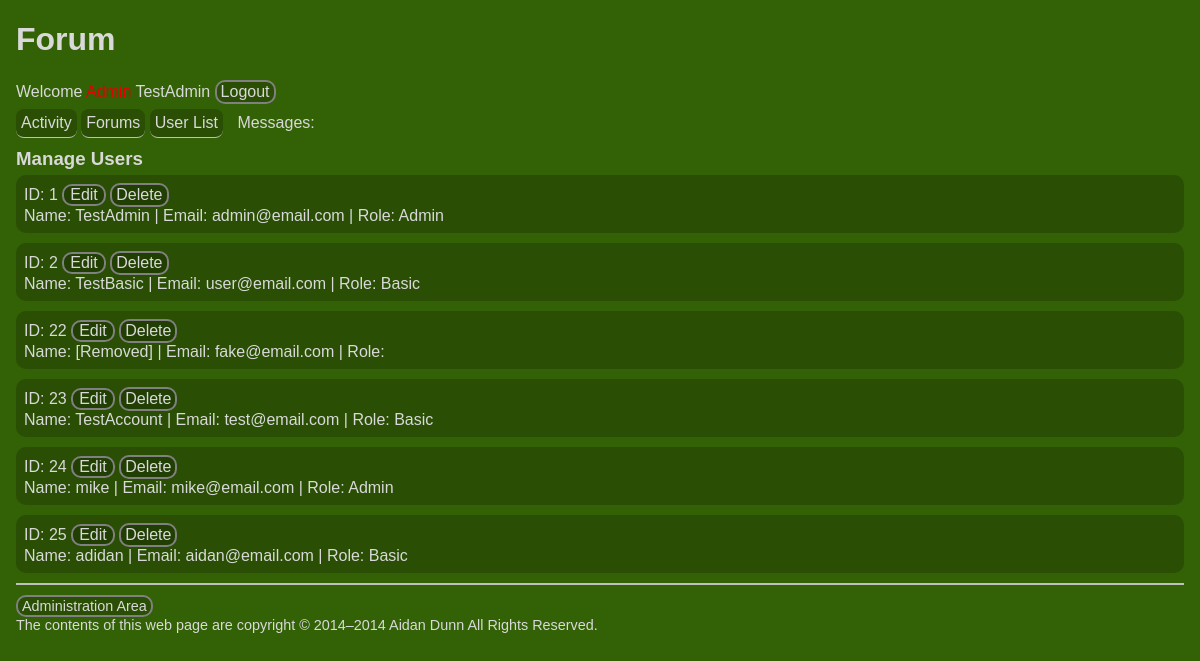
The page /Admin/?Users (signed in) on the database its author committed.
### tables this page shows
CREATE TABLE IF NOT EXISTS `Users` (
  `ID` int(11) NOT NULL AUTO_INCREMENT,
  `Email` varchar(100) NOT NULL,
  `Password` varchar(105) NOT NULL,
  `Role` varchar(200) NOT NULL,
  `Name` varchar(50) NOT NULL,
  `Joined` timestamp NOT NULL DEFAULT CURRENT_TIMESTAMP ON UPDATE CURRENT_TIMESTAMP,
  PRIMARY KEY (`ID`),
  UNIQUE KEY `Email` (`Email`),
  UNIQUE KEY `Name` (`Name`)
);

### Admin/users.html.php (the view, shortened to what this page needs)
<?php include $_SERVER['DOCUMENT_ROOT'].'/Forum/includes/db.inc.php';
try{
	$result = $pdo->query('SELECT ID, Name, Email, Role FROM Users');
}
catch (PDOException $e){
	$error = 'Error fetching users from the database!';
	include $_SERVER['DOCUMENT_ROOT'].'/Forum/includes/error.html.php';
	exit();
}
foreach ($result as $row){
	$users[] = array('id' => $row['ID'], 'name' => $row['Name'], 'email' => $row['Email'], 'role' => $row['Role']);
}
?>
<h3>Manage Users</h3>
<?php foreach ($users as $user): ?>
	<?php if(!empty($user['name'])):?>
		<form class="Seperate" action="" method="post">
			<?php echo "ID: ".$user['id']; ?>
			<input type="submit" name="showEdit" value="Edit">
			<label class="button pointer" for="<?php echo $user['id']; ?>">Delete</label>
			<br>
			Name: <?php htmlout($user['name']) ?> | Email: <?php htmlout($user['email']) ?> | Role: <?php echo $user['role'] ?>
		</form>
	<?php endif; ?>
<?php endforeach; ?>

### includes/helpers.inc.php
<?php
	function html($text){
		return htmlspecialchars($text, ENT_QUOTES, 'UTF-8');
	}
	function htmlout($text){
		echo html($text);
	}

### css/base.css (style rules this page uses)
html { color:hsl(0,0%,85%); background-color:hsl(90,90%,20%); font-size: medium }
body { margin:0 1em }
.Seperate { background-color:hsla(0,0%,0%,.2); margin-bottom:10px; border:none; border-radius:10px; padding:.5em }
.button,button,input[type=button],input[type=submit] { color:hsl(0,0%,85%); border:2px solid hsl(0,0%,50%); border-radius:10px; background-color:hsla(0,0%,0%,.2); line-height:1em }
.button { text-decoration:none; font-size:100%; display:inline-block; cursor:pointer; padding:2px 4px }
h3 { margin:0; padding:5px 0 }
.pointer { cursor:pointer }
.post_browse,form { margin-bottom:5px }
@media (min-width:40em) { html { font-size:100%; } }

### rows shown on the page
users: Name "TestAdmin", ID "1", Name "TestAdmin admin@email.com", Role "Admin"
users: ID "2", Name "TestBasic user@email.com", Role "Basic"
users: ID "22", Name "[Removed] fake@email.com"
users: ID "23", Name "TestAccount test@email.com", Role "Basic"
users: ID "24", Name "mike mike@email.com", Role "Admin"
users: ID "25", Name "adidan aidan@email.com", Role "Basic"
